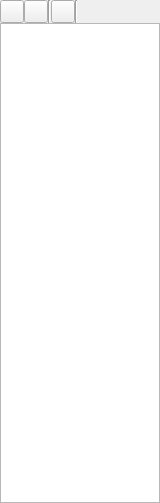
<?xml version="1.0" encoding="UTF-8"?>
<ui version="4.0">
 <class>PlaylistListContainer</class>
 <widget class="QWidget" name="PlaylistListContainer">
  <property name="geometry">
   <rect>
    <x>0</x>
    <y>0</y>
    <width>160</width>
    <height>503</height>
   </rect>
  </property>
  <property name="sizePolicy">
   <sizepolicy hsizetype="Ignored" vsizetype="Preferred">
    <horstretch>0</horstretch>
    <verstretch>0</verstretch>
   </sizepolicy>
  </property>
  <property name="windowTitle">
   <string>Form</string>
  </property>
  <layout class="QVBoxLayout" name="verticalLayout">
   <property name="spacing">
    <number>0</number>
   </property>
   <property name="leftMargin">
    <number>0</number>
   </property>
   <property name="topMargin">
    <number>0</number>
   </property>
   <property name="rightMargin">
    <number>0</number>
   </property>
   <property name="bottomMargin">
    <number>0</number>
   </property>
   <item>
    <widget class="QWidget" name="widget" native="true">
     <property name="sizePolicy">
      <sizepolicy hsizetype="Ignored" vsizetype="Preferred">
       <horstretch>0</horstretch>
       <verstretch>0</verstretch>
      </sizepolicy>
     </property>
     <layout class="QHBoxLayout" name="horizontalLayout">
      <property name="spacing">
       <number>0</number>
      </property>
      <property name="leftMargin">
       <number>0</number>
      </property>
      <property name="topMargin">
       <number>0</number>
      </property>
      <property name="rightMargin">
       <number>0</number>
      </property>
      <property name="bottomMargin">
       <number>0</number>
      </property>
      <item>
       <widget class="QToolButton" name="new_folder">
        <property name="toolTip">
         <string>New folder</string>
        </property>
       </widget>
      </item>
      <item>
       <widget class="QToolButton" name="remove">
        <property name="toolTip">
         <string>Delete</string>
        </property>
       </widget>
      </item>
      <item>
       <widget class="Line" name="line_1">
        <property name="orientation">
         <enum>Qt::Vertical</enum>
        </property>
       </widget>
      </item>
      <item>
       <widget class="QToolButton" name="save_playlist"/>
      </item>
      <item>
       <widget class="Line" name="line_2">
        <property name="orientation">
         <enum>Qt::Vertical</enum>
        </property>
       </widget>
      </item>
      <item>
       <spacer name="horizontalSpacer">
        <property name="orientation">
         <enum>Qt::Horizontal</enum>
        </property>
        <property name="sizeHint" stdset="0">
         <size>
          <width>70</width>
          <height>20</height>
         </size>
        </property>
       </spacer>
      </item>
     </layout>
    </widget>
   </item>
   <item>
    <widget class="PlaylistListView" name="tree">
     <property name="sizePolicy">
      <sizepolicy hsizetype="Ignored" vsizetype="Expanding">
       <horstretch>0</horstretch>
       <verstretch>0</verstretch>
      </sizepolicy>
     </property>
     <property name="acceptDrops">
      <bool>true</bool>
     </property>
     <property name="dragEnabled">
      <bool>true</bool>
     </property>
     <property name="dragDropMode">
      <enum>QAbstractItemView::InternalMove</enum>
     </property>
     <property name="defaultDropAction">
      <enum>Qt::MoveAction</enum>
     </property>
     <property name="selectionMode">
      <enum>QAbstractItemView::ExtendedSelection</enum>
     </property>
     <property name="iconSize">
      <size>
       <width>16</width>
       <height>16</height>
      </size>
     </property>
     <attribute name="headerVisible">
      <bool>false</bool>
     </attribute>
    </widget>
   </item>
  </layout>
 </widget>
 <customwidgets>
  <customwidget>
   <class>AutoExpandingTreeView</class>
   <extends>QTreeView</extends>
   <header>widgets/autoexpandingtreeview.h</header>
  </customwidget>
  <customwidget>
   <class>PlaylistListView</class>
   <extends>AutoExpandingTreeView</extends>
   <header>playlist/playlistlistview.h</header>
   <container>1</container>
  </customwidget>
 </customwidgets>
 <resources/>
 <connections/>
</ui>
